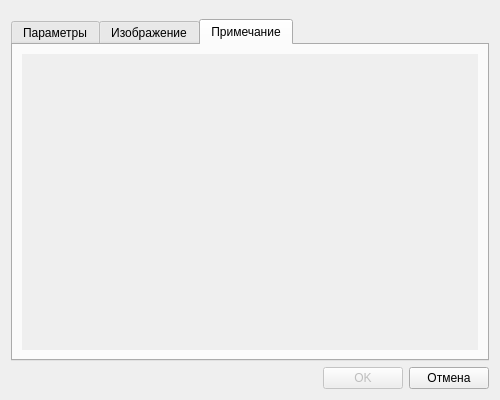
<?xml version="1.0" encoding="UTF-8"?>
<ui version="4.0">
 <class>DialogSESectionItem</class>
 <widget class="QDialog" name="DialogSESectionItem">
  <property name="geometry">
   <rect>
    <x>0</x>
    <y>0</y>
    <width>500</width>
    <height>400</height>
   </rect>
  </property>
  <property name="windowTitle">
   <string>Элемент раздела</string>
  </property>
  <layout class="QVBoxLayout" name="verticalLayout_3">
   <item>
    <widget class="QWidget" name="widgetURL" native="true">
     <layout class="QVBoxLayout" name="verticalLayout">
      <property name="spacing">
       <number>1</number>
      </property>
      <property name="leftMargin">
       <number>1</number>
      </property>
      <property name="topMargin">
       <number>1</number>
      </property>
      <property name="rightMargin">
       <number>1</number>
      </property>
      <property name="bottomMargin">
       <number>1</number>
      </property>
     </layout>
    </widget>
   </item>
   <item>
    <widget class="QTabWidget" name="tabWidget">
     <property name="autoFillBackground">
      <bool>true</bool>
     </property>
     <property name="currentIndex">
      <number>2</number>
     </property>
     <widget class="QWidget" name="tabMain">
      <property name="autoFillBackground">
       <bool>true</bool>
      </property>
      <attribute name="title">
       <string>Параметры</string>
      </attribute>
      <layout class="QGridLayout" name="gridLayout">
       <item row="0" column="0">
        <widget class="QLabel" name="label">
         <property name="text">
          <string>Тип элемента</string>
         </property>
        </widget>
       </item>
       <item row="0" column="1" rowspan="2">
        <widget class="QWidget" name="widgetBindItem" native="true">
         <layout class="QVBoxLayout" name="verticalLayout_2">
          <property name="spacing">
           <number>1</number>
          </property>
          <property name="leftMargin">
           <number>1</number>
          </property>
          <property name="topMargin">
           <number>1</number>
          </property>
          <property name="rightMargin">
           <number>1</number>
          </property>
          <property name="bottomMargin">
           <number>1</number>
          </property>
          <item>
           <widget class="QLabel" name="labelBindItem">
            <property name="text">
             <string>Связанный элемент</string>
            </property>
           </widget>
          </item>
          <item>
           <layout class="QHBoxLayout" name="horizontalLayout_2">
            <item>
             <widget class="QLineEdit" name="lineEditBindItem">
              <property name="palette">
               <palette>
                <active>
                 <colorrole role="Base">
                  <brush brushstyle="SolidPattern">
                   <color alpha="255">
                    <red>255</red>
                    <green>255</green>
                    <blue>235</blue>
                   </color>
                  </brush>
                 </colorrole>
                </active>
                <inactive>
                 <colorrole role="Base">
                  <brush brushstyle="SolidPattern">
                   <color alpha="255">
                    <red>255</red>
                    <green>255</green>
                    <blue>235</blue>
                   </color>
                  </brush>
                 </colorrole>
                </inactive>
                <disabled>
                 <colorrole role="Base">
                  <brush brushstyle="SolidPattern">
                   <color alpha="255">
                    <red>240</red>
                    <green>240</green>
                    <blue>240</blue>
                   </color>
                  </brush>
                 </colorrole>
                </disabled>
               </palette>
              </property>
              <property name="readOnly">
               <bool>true</bool>
              </property>
             </widget>
            </item>
            <item>
             <widget class="QToolButton" name="toolButtonSelectItem">
              <property name="text">
               <string>...</string>
              </property>
             </widget>
            </item>
           </layout>
          </item>
         </layout>
        </widget>
       </item>
       <item row="1" column="0">
        <widget class="QComboBox" name="comboBoxTypes">
         <item>
          <property name="text">
           <string>Категория товаров</string>
          </property>
         </item>
         <item>
          <property name="text">
           <string>Товар</string>
          </property>
         </item>
         <item>
          <property name="text">
           <string>Бренд</string>
          </property>
         </item>
         <item>
          <property name="text">
           <string>Новость</string>
          </property>
         </item>
         <item>
          <property name="text">
           <string>Ссылка</string>
          </property>
         </item>
        </widget>
       </item>
       <item row="2" column="0">
        <widget class="QLabel" name="labelURL">
         <property name="text">
          <string>URL адрес</string>
         </property>
        </widget>
       </item>
       <item row="3" column="0" colspan="2">
        <widget class="QLineEdit" name="lineEditURL"/>
       </item>
       <item row="4" column="0">
        <widget class="QLabel" name="label_2">
         <property name="text">
          <string>Наименование</string>
         </property>
        </widget>
       </item>
       <item row="5" column="0" colspan="2">
        <widget class="QLineEdit" name="lineEditName"/>
       </item>
       <item row="6" column="0">
        <widget class="QCheckBox" name="checkBoxIsActive">
         <property name="text">
          <string>Отображать раздел</string>
         </property>
         <property name="checked">
          <bool>true</bool>
         </property>
        </widget>
       </item>
       <item row="7" column="1">
        <spacer name="verticalSpacer">
         <property name="orientation">
          <enum>Qt::Vertical</enum>
         </property>
         <property name="sizeHint" stdset="0">
          <size>
           <width>20</width>
           <height>131</height>
          </size>
         </property>
        </spacer>
       </item>
      </layout>
     </widget>
     <widget class="QWidget" name="tabImage">
      <attribute name="title">
       <string>Изображение</string>
      </attribute>
      <layout class="QVBoxLayout" name="verticalLayout_4">
       <item>
        <widget class="FrameImage" name="widgetImage" native="true">
         <property name="sizePolicy">
          <sizepolicy hsizetype="Preferred" vsizetype="Expanding">
           <horstretch>0</horstretch>
           <verstretch>0</verstretch>
          </sizepolicy>
         </property>
         <property name="autoFillBackground">
          <bool>true</bool>
         </property>
        </widget>
       </item>
      </layout>
     </widget>
     <widget class="QWidget" name="tabNote">
      <attribute name="title">
       <string>Примечание</string>
      </attribute>
      <layout class="QVBoxLayout" name="verticalLayout_5">
       <item>
        <widget class="FrameWYSIWYG" name="widgetNote" native="true">
         <property name="autoFillBackground">
          <bool>true</bool>
         </property>
        </widget>
       </item>
      </layout>
     </widget>
    </widget>
   </item>
   <item>
    <layout class="QHBoxLayout" name="horizontalLayout">
     <item>
      <spacer name="horizontalSpacer">
       <property name="orientation">
        <enum>Qt::Horizontal</enum>
       </property>
       <property name="sizeHint" stdset="0">
        <size>
         <width>40</width>
         <height>20</height>
        </size>
       </property>
      </spacer>
     </item>
     <item>
      <widget class="QPushButton" name="pushButtonOK">
       <property name="enabled">
        <bool>false</bool>
       </property>
       <property name="minimumSize">
        <size>
         <width>0</width>
         <height>0</height>
        </size>
       </property>
       <property name="maximumSize">
        <size>
         <width>16777215</width>
         <height>16777215</height>
        </size>
       </property>
       <property name="text">
        <string>OK</string>
       </property>
       <property name="iconSize">
        <size>
         <width>20</width>
         <height>20</height>
        </size>
       </property>
      </widget>
     </item>
     <item>
      <widget class="QPushButton" name="pushButtonCancel">
       <property name="minimumSize">
        <size>
         <width>0</width>
         <height>0</height>
        </size>
       </property>
       <property name="maximumSize">
        <size>
         <width>16777215</width>
         <height>16777215</height>
        </size>
       </property>
       <property name="text">
        <string>Отмена</string>
       </property>
       <property name="iconSize">
        <size>
         <width>20</width>
         <height>20</height>
        </size>
       </property>
      </widget>
     </item>
    </layout>
   </item>
  </layout>
 </widget>
 <customwidgets>
  <customwidget>
   <class>FrameImage</class>
   <extends>QWidget</extends>
   <header location="global">frameimage.h</header>
   <container>1</container>
  </customwidget>
  <customwidget>
   <class>FrameWYSIWYG</class>
   <extends>QWidget</extends>
   <header>framewysiwyg.h</header>
   <container>1</container>
  </customwidget>
 </customwidgets>
 <resources/>
 <connections/>
</ui>
